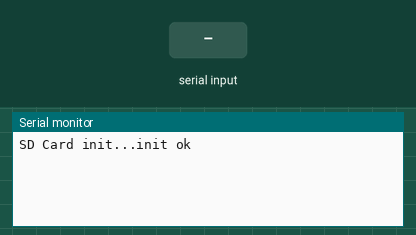
Recording of a sketch running on a simulated Arduino Uno, built with avr-gcc and run on an emulated ATmega328P. On the bench: the last lines printed to the serial monitor. The inputs (shaded band) are chosen by the test bench. Storage starts empty.

Above: at 1.2 s.
1.3 s: "20047D7CB49" received over the second serial link
At 2.2 s:
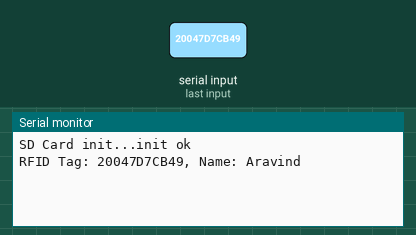
2.8 s: "20048356B04" received over the second serial link
At 3.4 s:
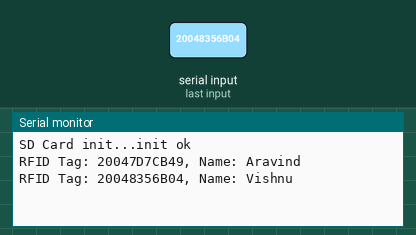
4.3 s: "1" received over the second serial link
At 5.7 s:
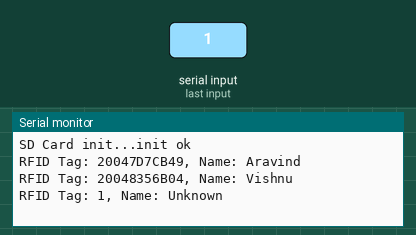

The sketch:

Bus_Departure_Indication.ino
```cpp
#include <SPI.h>
#include <SD.h>
#include <SoftwareSerial.h>
#include <TimeLib.h>  // Include the Time library for handling time

File data;

// Define the pins for the EM18 RFID reader
const int rfidRxPin = 2; // RX pin of EM18
const int rfidTxPin = 3; // TX pin of EM18

// Create a SoftwareSerial instance
SoftwareSerial rfidSerial(rfidRxPin, rfidTxPin);

// Map RFID tag to names
String getPersonName(String rfidTag) {
  if (rfidTag == "20047D7CB49") {  // Replace with actual RFID tag for Aravind
    return "Aravind";
  } else if (rfidTag == "20048356B04") {  // Replace with actual RFID tag for Vishnu
    return "Vishnu";
  } else {
    return "Unknown";  // Default if the tag is not recognized
  }
}

void setup() {
  // Initialize Serial communication
  Serial.begin(9600);
  rfidSerial.begin(9600); // EM18 communicates at 9600 baud

  Serial.print("SD Card init...");
  // Test if wiring is correct
  if (!SD.begin(10)) {
    Serial.println("init failed..");
    while (1);
  }
  Serial.println("init ok");

  // Create or open a CSV file
  data = SD.open("data.csv", FILE_WRITE);
  if (data) {
    // Add a header row for the CSV file
    data.println("ID_Pass,Arrival_Time,Bus_Service_Order,Ticket_Service_Time,Depart_Time");
    data.close();
  }
}

void loop() {
  // Check if an RFID tag is available
  if (rfidSerial.available()) {
    String rfidData = "";
    while (rfidSerial.available()) {
      char c = rfidSerial.read(); // Read each character from the RFID reader
      rfidData += c; // Append the character to the rfidData string
    }

    // Remove any unwanted characters (if necessary)
    rfidData.trim(); // Remove leading/trailing whitespace

    // Get the name associated with the RFID tag
    String personName = getPersonName(rfidData);

    // Get the current time for ticket service (this is a placeholder for actual time management)
    String arrivalTime ="10:00"; // Replace with actual time handling
    String ticketServiceTime = String(hour()) + ":" + String(minute());
    String departTime = "11:00"; // Replace with actual departure time

    // Open file to write data in CSV format
    data = SD.open("data.csv", FILE_WRITE);
    if (data) {
      // Write RFID tag, arrival time, and other data as comma-separated values
      data.print(rfidData);
      data.print(",");  // ID_Pass
      data.print(arrivalTime);
      data.print(",");  // Arrival_Time
      data.print("1");  // Bus_Service_Order
      data.print(",");  // Ticket_Service_Time
      data.print(ticketServiceTime);
      data.print(",");  // Depart_Time
      data.println(departTime);
      data.close();

      // Print to Serial Monitor
      Serial.print("RFID Tag: ");
      Serial.print(rfidData);
      Serial.print(", Name: ");
      Serial.println(personName);
    } else {
      Serial.println("Cannot open file");
    }
  }
}
```

Measured:
- after the input at 1.3 s, the serial monitor: prints a new line at once (image 1)
- after the input at 2.8 s, the serial monitor: prints a new line at once (image 2)
- after the input at 4.3 s, the serial monitor: prints a new line at once (image 3)
